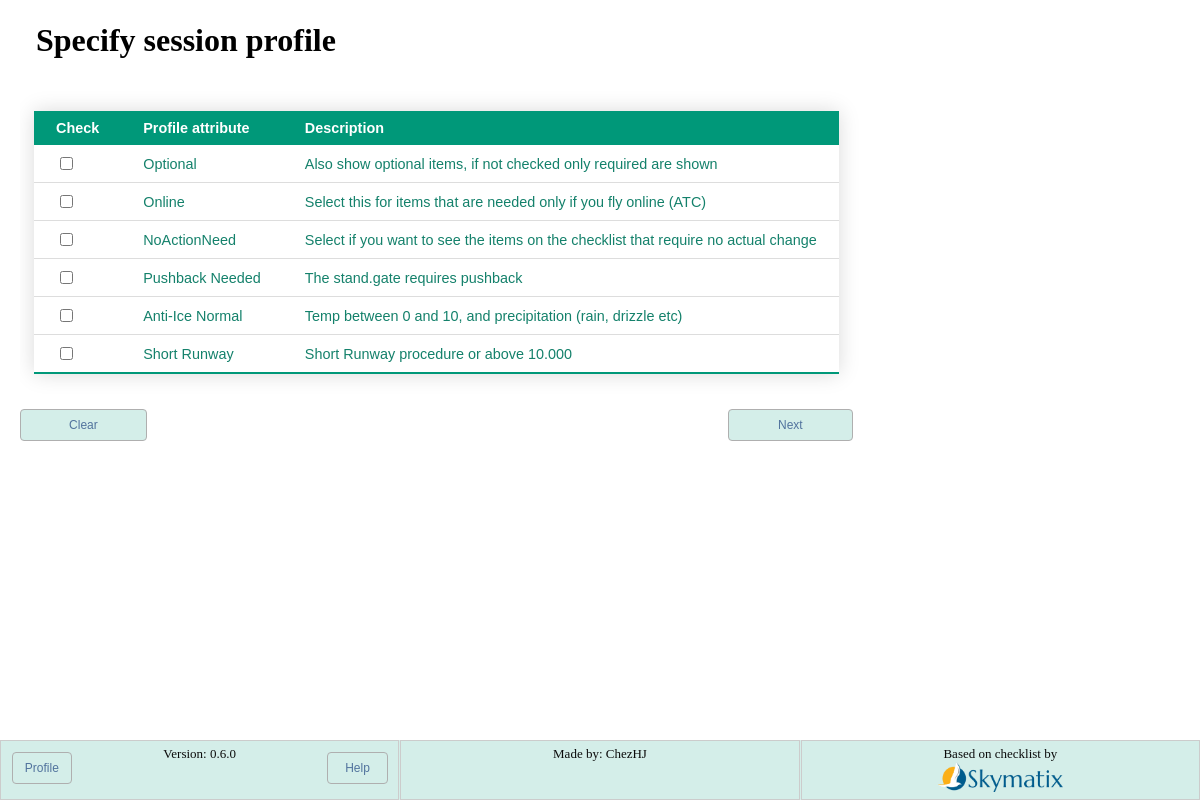
The app's page /, older data.
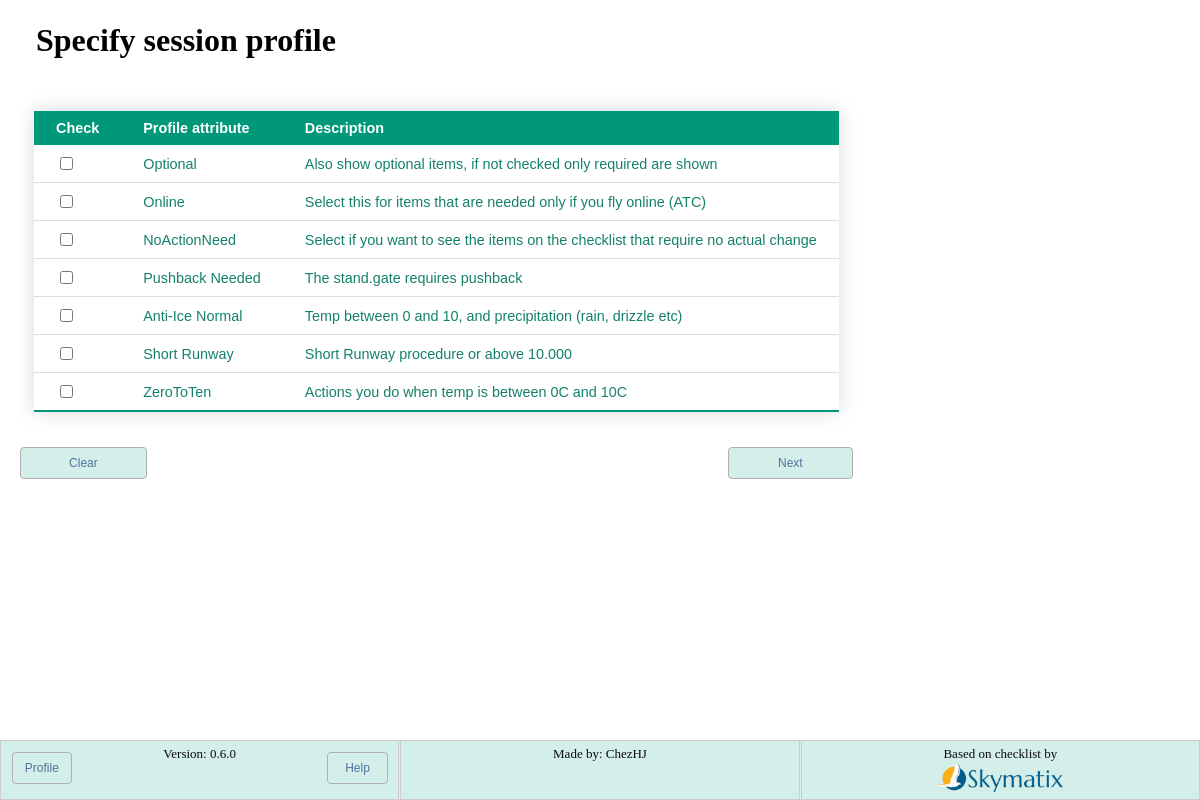
The same page, newer data.
### checklist/models.py (models this page shows, shortened)
class Attribute(models.Model):
    title = models.CharField(max_length=30)
    order = models.PositiveIntegerField()
    description = models.TextField(blank=True)
    show = models.BooleanField(default="True")
    over_ruled_by = models.ForeignKey(
        "self", on_delete=models.SET_NULL, blank=True, null=True
    )

### checklist/views.py (the view)
# urls.py: path("", views.profile_view, name="start"),
def profile_view(request):
    if "Clean" in request.GET:
        request.session.flush()
    attributes = Attribute.objects.order_by("order")
    return TemplateResponse(
        request,
        "checklist/profile.html",
        {
            "attributes": attributes,
        },
    )

### checklist/templatetags/environment_tags.py (called while the page is built)
@register.filter
def setting(key):
    return getattr(conf_settings, key, None)

### checklist/templates/checklist/profile.html (shortened to what this page needs)
{% extends 'checklist/base.html' %}
{% load environment_tags %}
{% block content %}
<div style="width:fit-content" >
<form action="{% url 'checklist:update_profile' %}" method="post">
    <fieldset style="border:0">
        <legend><h1>Specify session profile</h1></legend>
        <table id="Table1" class="styled-table">
            <thead>
                <tr>
                    <th>Check</th>
                    <th>Profile attribute</th>
                    <th>Description</th>
                </tr>
            </thead>
            <tbody>
            {% for check in attributes.all %}
                {% if check.show %}
                    <tr><td>
                    <input type="checkbox" name="attributes" id="{{ forloop.counter }}" value={{ check.id }}
                    {% if check.id in request.session.attrib %}
                        CHECKED/>
                    {% else %}
                        />
                    {% endif %}
                    </td>
                    <td><label for="{{ forloop.counter }}">{{ check.title }}</label></td>
                    <td><label for="{{ forloop.counter }}">{{ check.description }}</label></td></tr>
                {% endif %}
            {% endfor %}
            </tbody>
        </table>
    </fieldset>
    <a class="btn btn-left" href="{% url 'checklist:profile' %}?Clean ">Clear</a>
           <input class="btn btn-right" type="submit" value="Next">
    </form>
</div>
{% endblock %}

### checklist/templates/checklist/base.html (shortened to what this page needs)
<html>
<head>
</head>
<!DOCTYPE html>
<html lang="en">
<head>
</head>
{% load static %}
{% load environment_tags %}
<link rel="stylesheet" type="text/css" href="{% static 'checklist/style.css' %}">
<body class="body">
    <div class="content" id="content" name="content">
	{% block content %}
	{% endblock %}
    </div>
    <div class="footer">
        <div class="column">
            <a class="btn btn-left btn-mid" href="{% url 'checklist:profile' %} ">Profile</a>
            Version:  {{ 'VERSION'|setting }}
            <a class="btn btn-right btn-mid" href="https://github.com/chezhj/SmartTrainingChecklist/wiki/Smart-training-checklist-wiki" target="_blank" >Help</a>
        </div>
        <div class="column">
        Made by: ChezHJ<br>
        </div>
        <div class="column">
            Based on checklist by<br>
            <a href="https://forums.x-plane.org/index.php?/profile/136100-skymatix/" target="_blank">
                <img src="{% static 'checklist/VA_logo.png' %}" alt="Skymatix logo" class="footer-img" >
            </a>
        </div>
    </div>
</body>
</html>

### checklist/static/checklist/style.css (style rules this page uses)
.styled-table { border-collapse: collapse; margin: 25px 0; font-size: 0.9em; font-family: sans-serif; min-width: 400px; color: #14816b; box-shadow: 0 0 20px rgba(0, 0, 0, 0.15); }
.styled-table thead tr { background-color: #009879; color: #ffffff; text-align: left; }
.styled-table th, .styled-table td { padding: 9px 22px; }
.styled-table tbody tr { border-bottom: 1px solid #dddddd; }
.styled-table tbody tr:last-of-type { border-bottom: 2px solid #009879; }
.btn { font-family: sans-serif; text-align: center; font-size: 12px; color: #51739d; background-color: #d4eee9; border-radius: 4px; width: 15%; padding: 8px 0; border: 1px solid #afafaf; text-decoration: none; cursor: pointer; }
.btn-right { float: right; }
.btn-left { float: left; }
.btn-mid { margin: 1.5%; }
.footer { left: 0; bottom: 0; width: 100%; background-color: rgb(212, 238, 233); color: rgb(11, 11, 11); text-align: center; height: 60px; position: absolute; right: 0px; overflow: hidden; display: grid; grid-template-columns: 1fr 1fr 1fr; gap: 1px; font-size: 13px; }
.body { height: 100%; width: 100%; margin: 0; overflow: auto; }
.content { position: absolute; top: 1px; bottom: 70px; left: 20px; right: 0px; overflow: auto; margin-bottom: 20px; }
.column { border: 1px solid #ccc; padding: 5px; }
.footer-img { width: auto; height: 30px; }

Row changes from the older to the newer data that the page shows:
added Attribute: title "ZeroToTen", description "Actions you do when temp is between 0C and 10C"
